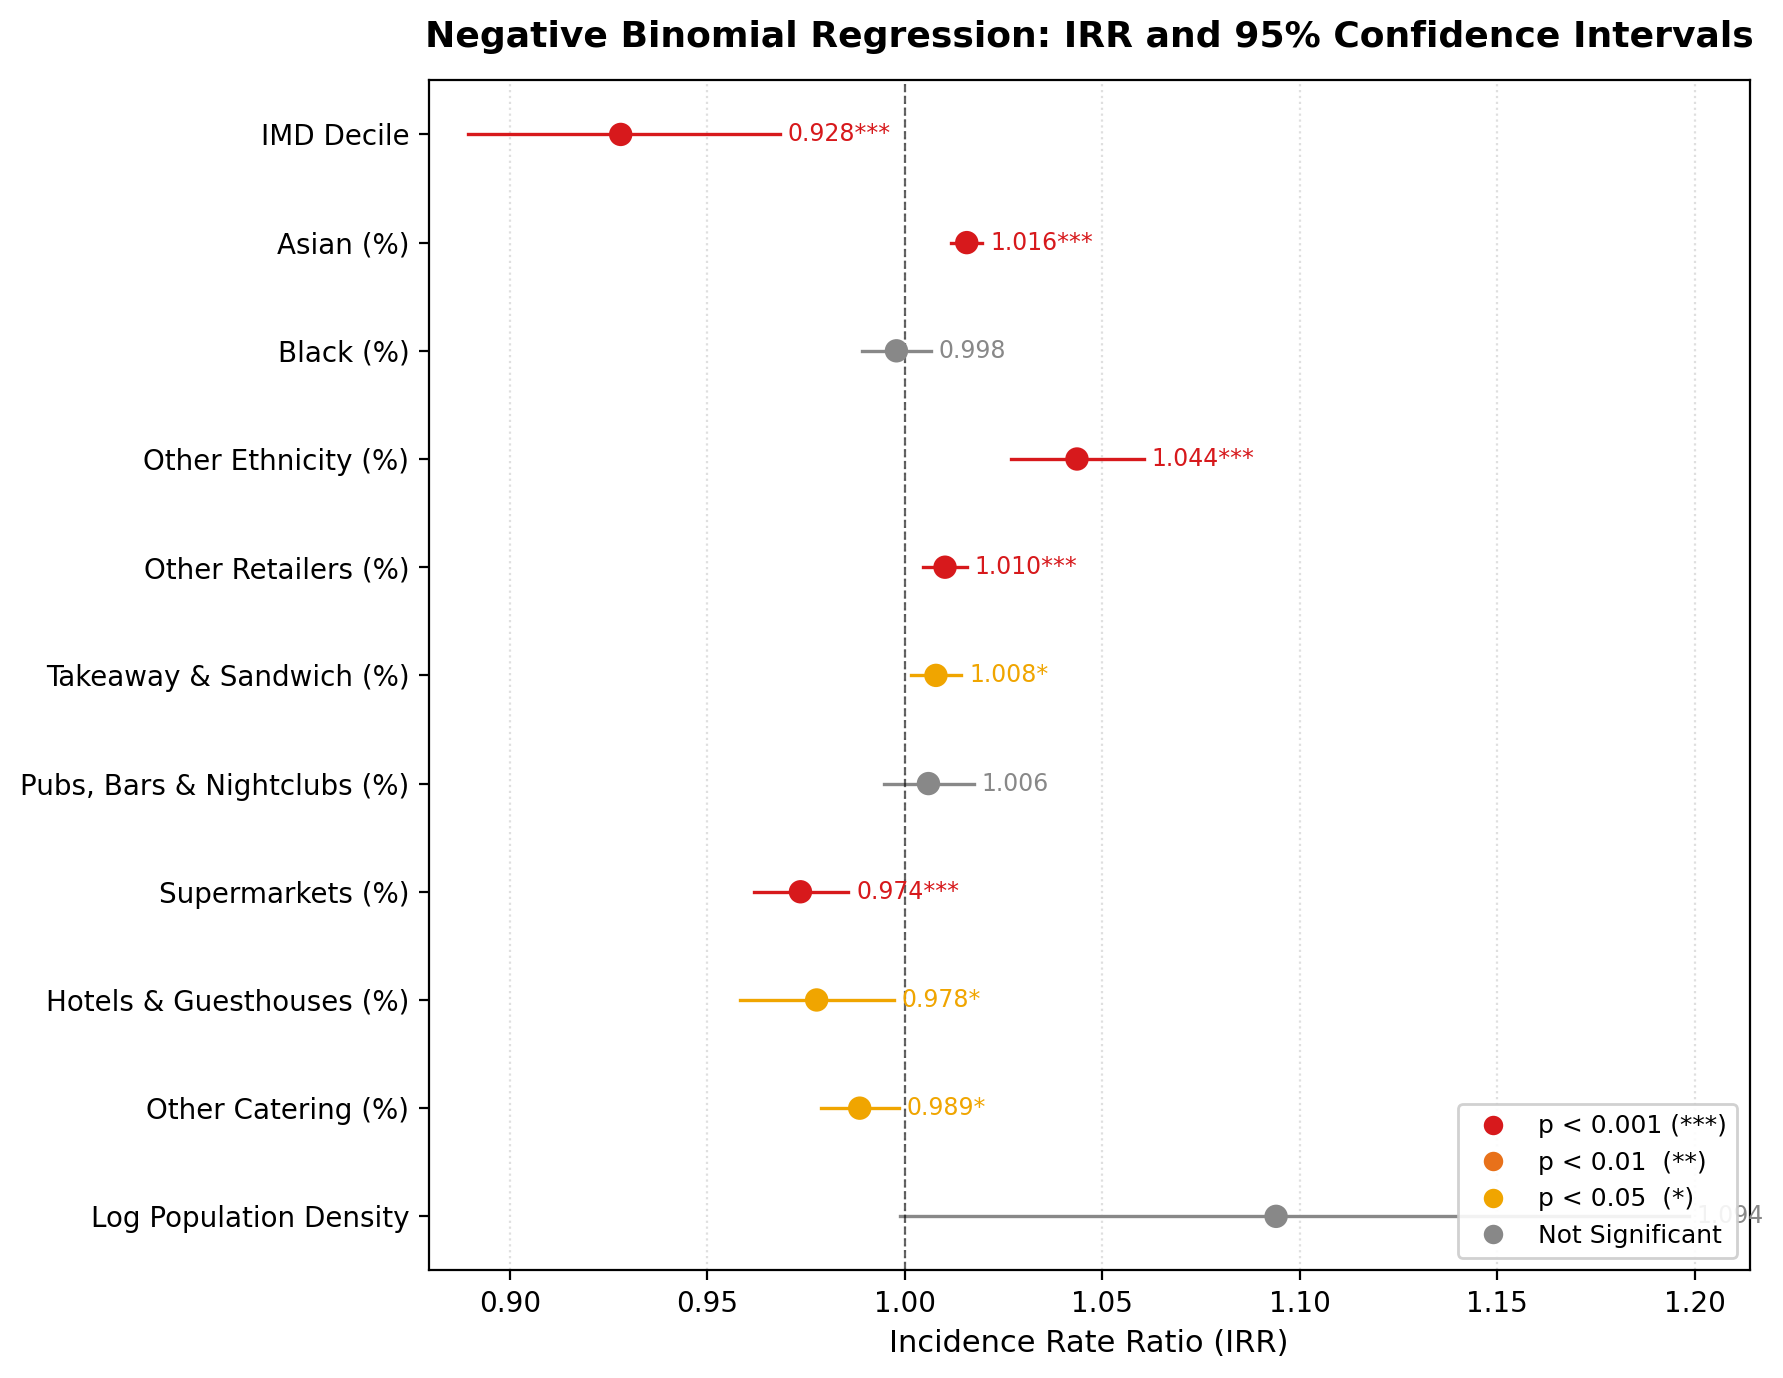

Here is the Python script that generated this plot:
import pandas as pd
import numpy as np
import matplotlib
matplotlib.use("Agg")
import matplotlib.pyplot as plt

df = pd.read_csv("NBR/no_age/9_nbr_results_no_age.csv", encoding="utf-8-sig")

# 排除 Intercept 和 alpha
df = df[~df["Variable"].isin(["Intercept", "alpha"])].copy()

# IRR 的置信区间（exp(CI_coef)）
df["IRR_lower"] = np.exp(df["CI_lower"])
df["IRR_upper"] = np.exp(df["CI_upper"])

# 变量标签
LABEL_MAP = {
    "IMD":                              "IMD Decile",
    "Asian":                            "Asian (%)",
    "Black":                            "Black (%)",
    "Other":                            "Other Ethnicity (%)",
    "retailers___other":                "Other Retailers (%)",
    "takeaway_sandwich_shop":           "Takeaway & Sandwich (%)",
    "pub_bar_nightclub":                "Pubs, Bars & Nightclubs (%)",
    "supermarkets_hypermarkets":        "Supermarkets (%)",
    "hotel_bed_and_breakfast_guest_house": "Hotels & Guesthouses (%)",
    "other_catering_premises":          "Other Catering (%)",
    "log_pop_density":                  "Log Population Density",
}
df["label"] = df["Variable"].map(LABEL_MAP).fillna(df["Variable"])

# 显著性颜色
def dot_color(sig):
    if sig == "***": return "#d7191c"
    if sig == "**":  return "#e8711a"
    if sig == "*":   return "#f0a500"
    return "#888888"

df["color"] = df["Sig"].fillna("").apply(dot_color)

# 反序（从上到下读）
df = df.iloc[::-1].reset_index(drop=True)

fig, ax = plt.subplots(figsize=(9, 7))

y = np.arange(len(df))

# 误差线
for i, row in df.iterrows():
    ax.plot([row["IRR_lower"], row["IRR_upper"]], [i, i],
            color=row["color"], linewidth=1.2, zorder=2)

# 点
ax.scatter(df["IRR"], y, color=df["color"], s=55, zorder=3)

# IRR=1 参考线
ax.axvline(x=1, color="black", linewidth=0.8, linestyle="--", alpha=0.6)

# 标签
ax.set_yticks(y)
ax.set_yticklabels(df["label"], fontsize=10)

# IRR 数值标注
for i, row in df.iterrows():
    sig = row["Sig"] if pd.notna(row["Sig"]) else ""
    ax.text(row["IRR_upper"] + 0.002, i,
            f'{row["IRR"]:.3f}{sig}',
            va="center", ha="left", fontsize=8.5, color=row["color"])

ax.set_xlabel("Incidence Rate Ratio (IRR)", fontsize=11)
ax.set_title("Negative Binomial Regression: IRR and 95% Confidence Intervals",
             fontsize=13, fontweight="bold", pad=12)

# 图例
from matplotlib.lines import Line2D
legend_elements = [
    Line2D([0], [0], marker="o", color="w", markerfacecolor="#d7191c", markersize=8, label="p < 0.001 (***)"),
    Line2D([0], [0], marker="o", color="w", markerfacecolor="#e8711a", markersize=8, label="p < 0.01  (**)"),
    Line2D([0], [0], marker="o", color="w", markerfacecolor="#f0a500", markersize=8, label="p < 0.05  (*)"),
    Line2D([0], [0], marker="o", color="w", markerfacecolor="#888888", markersize=8, label="Not Significant"),
]
ax.legend(handles=legend_elements, loc="lower right", fontsize=9, framealpha=0.9)

ax.set_xlim(left=df["IRR_lower"].min() - 0.01)
ax.grid(axis="x", linestyle=":", alpha=0.4)
plt.tight_layout()
plt.savefig("NBR/no_age/forest_plot.png", dpi=200, bbox_inches="tight")
plt.close()
print("已保存：NBR/no_age/forest_plot.png")
